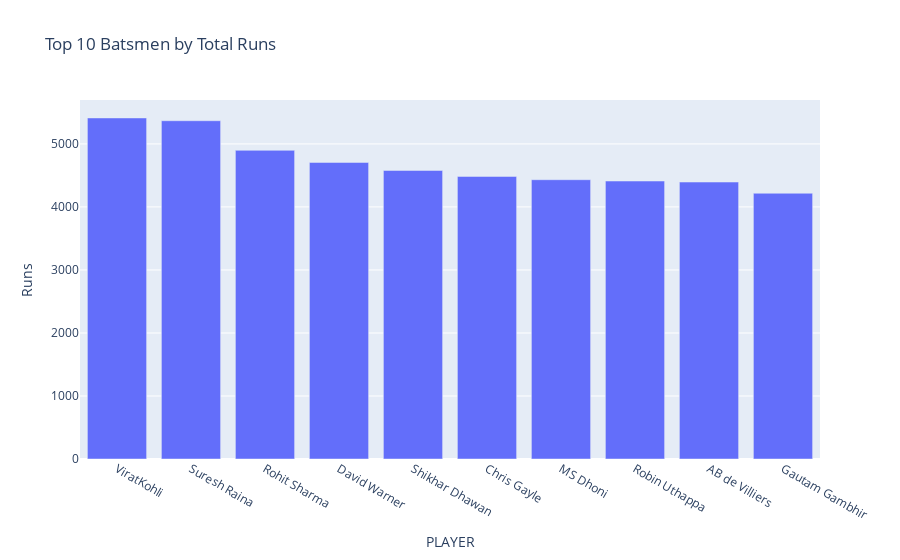

Notebook code for this chart:
### Markdown cell above
#### Top 10 Batsmen by Total Runs

### Code cell
if 'PLAYER' in df.columns and 'Runs' in df.columns:
    top_runs = df.sort_values('Runs', ascending=False).head(10)
    fig = px.bar(top_runs, x='PLAYER', y='Runs', title='Top 10 Batsmen by Total Runs')
    fig.show()

### Figure 1 — Plotly figure (JSON) as saved in the notebook; plotly's stock layout.template omitted (floating-point values rounded to 4 significant figures)
{"data": [{"hovertemplate": "PLAYER=%{x}<br>Runs=%{y}<extra></extra>", "legendgroup": "", "marker": {"color": "#636efa", "pattern": {"shape": ""}}, "name": "", "orientation": "v", "showlegend": false, "textposition": "auto", "type": "bar", "x": ["ViratKohli", "Suresh Raina", "Rohit Sharma", "David Warner", "Shikhar Dhawan", "Chris Gayle", "MS Dhoni", "Robin Uthappa", "AB de Villiers", "Gautam Gambhir"], "xaxis": "x", "y": [5412, 5368, 4898, 4706, 4579, 4484, 4432, 4411, 4395, 4217], "yaxis": "y"}], "layout": {"barmode": "relative", "legend": {"tracegroupgap": 0}, "title": {"text": "Top 10 Batsmen by Total Runs"}, "xaxis": {"anchor": "y", "domain": [0, 1], "title": {"text": "PLAYER"}}, "yaxis": {"anchor": "x", "domain": [0, 1], "title": {"text": "Runs"}}}}
